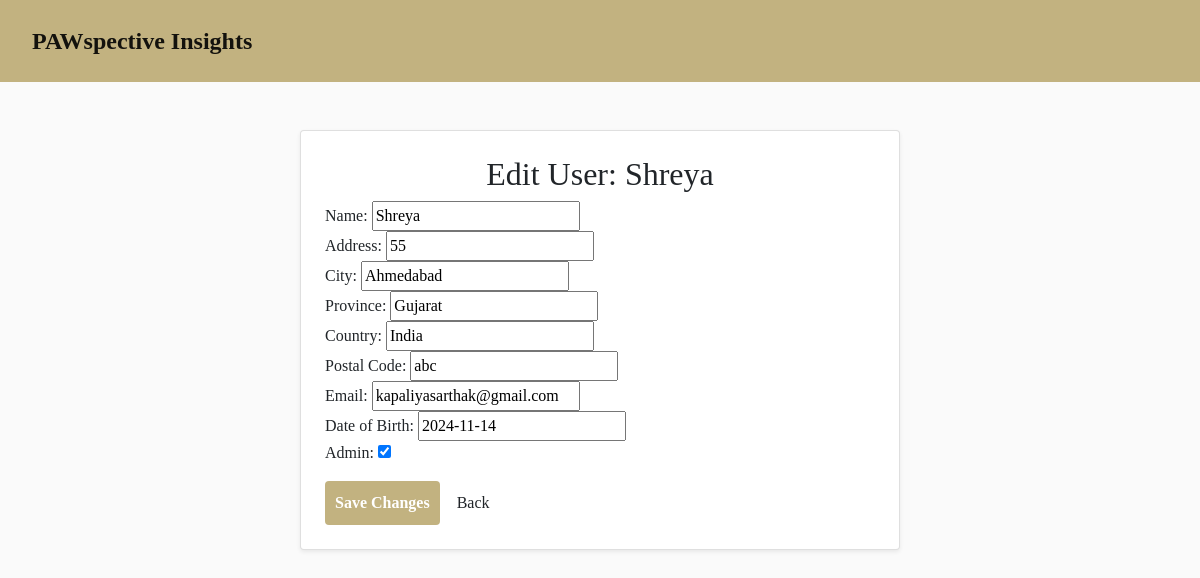
The app's page /admin/users/edit/3 (signed in), older data.
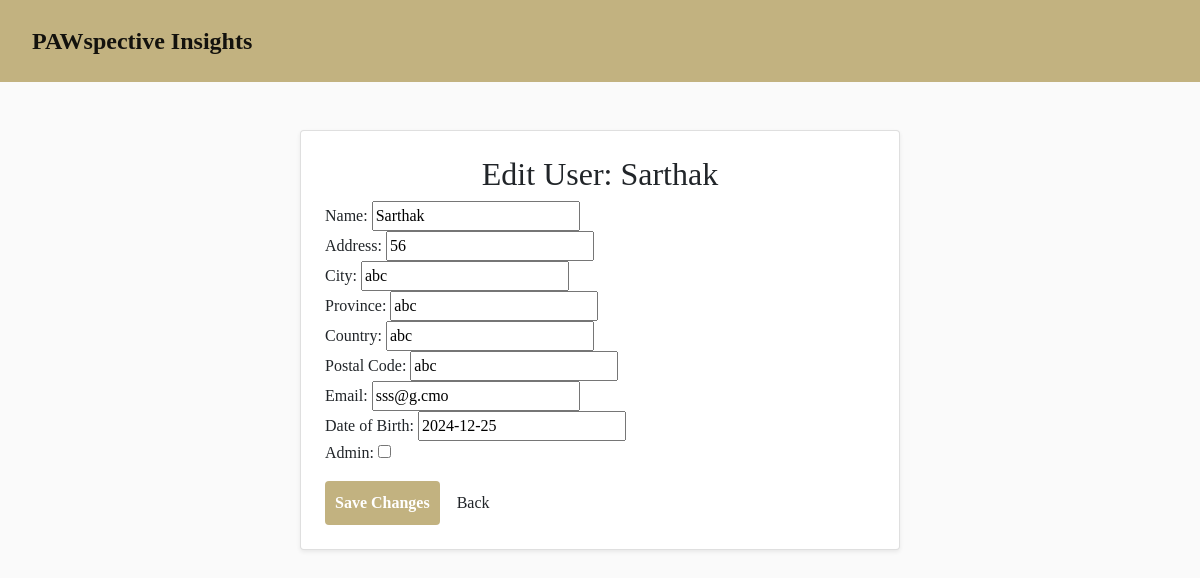
The same page, newer data.
### app.py (models this page shows)
class User(db.Model):
    id = db.Column(db.Integer, primary_key=True)
    name = db.Column(db.String(100), nullable=False)
    address = db.Column(db.String(200), nullable=False)
    city = db.Column(db.String(100), nullable=False)
    province = db.Column(db.String(100), nullable=False)
    country = db.Column(db.String(100), nullable=False)
    postal_code = db.Column(db.String(20), nullable=False)
    email = db.Column(db.String(100), unique=True, nullable=False)
    password = db.Column(db.String(100), nullable=False)
    dob = db.Column(db.String(20), nullable=False)
    is_admin = db.Column(db.Boolean, default=False)  # New field for admin role
    date_created = db.Column(db.DateTime, default=datetime.now())

### app.py (the view, shortened to what this page needs)
@app.route('/admin/users/edit/<int:user_id>', methods=['GET', 'POST'])
def admin_edit_user(user_id):
    if 'user' not in session or not session['user'].get('is_admin'):
        flash("Admin access required.", "danger")
        return redirect(url_for('login'))
    user = User.query.get_or_404(user_id)
    return render_template('admin_edit_user.html', user=user)

### templates/admin_edit_user.html (shortened to what this page needs)
<!DOCTYPE html>
<html lang="en">
<head>
    <link href="https://cdn.jsdelivr.net/npm/bootstrap@5.0.2/dist/css/bootstrap.min.css" rel="stylesheet">
    <link rel="stylesheet" href="{{ url_for('static', filename='css/style.css') }}">
</head>
<body>
    <header class="header">
        <nav class="navbar navbar-expand-lg navbar-light" style="background-color: #c2b280;">
            <div class="container-fluid">
                <a class="navbar-brand" href="/">PAWspective Insights</a>
            </div>
        </nav>
    </header>
    <div class="container mt-5 d-flex justify-content-center">
        <div class="card p-4 shadow-sm" style="width: 100%; max-width: 600px;">
            <h2 class="text-center">Edit User: {{ user.name }}</h2>
            <form method="POST">
        <label>Name:</label>
        <input type="text" name="name" value="{{ user.name }}" required><br>
        <label>Address:</label>
        <input type="text" name="address" value="{{ user.address }}" required><br>
        <label>City:</label>
        <input type="text" name="city" value="{{ user.city }}" required><br>
        <label>Province:</label>
        <input type="text" name="province" value="{{ user.province }}" required><br>
        <label>Country:</label>
        <input type="text" name="country" value="{{ user.country }}" required><br>
        <label>Postal Code:</label>
        <input type="text" name="postal_code" value="{{ user.postal_code }}" required><br>
        <label>Email:</label>
        <input type="email" name="email" value="{{ user.email }}" required><br>
        <label>Date of Birth:</label>
        <input type="text" name="dob" value="{{ user.dob }}" required><br>
        <label>Admin:</label>
        <input type="checkbox" name="is_admin" {% if user.is_admin %}checked{% endif %}><br>
                <button type="submit" class="btn btn-custom mt-3">Save Changes</button>
                <a href="{{ url_for('admin_view_users') }}" class="btn btn-custom-cancel mt-3">Back</a>
            </form>
        </div>
    </div>
</body>
</html>

Row changes from the older to the newer data that the page shows:
changed User "abc": name "Shreya" → "Sarthak"; address "55" → "56"; city "Ahmedabad" → "abc"; province "Gujarat" → "abc"; country "India" → "abc"; email "kapaliyasarthak@gmail.com" → "sss@g.cmo"; dob "2024-11-14" → "2024-12-25"; is_admin "☑" → "☐"
